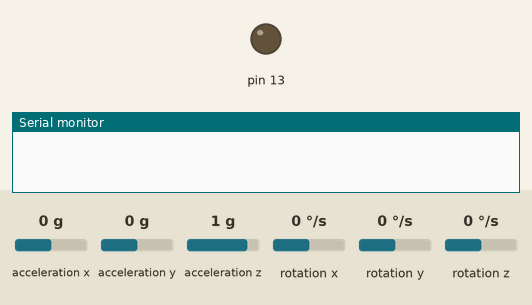
Bench run of a sketch on a simulated Arduino Uno, built with avr-gcc and run on an emulated ATmega328P. Shown: output pins drawn as LEDs (lit = HIGH), the last lines printed to the serial monitor. The inputs (shaded band) are chosen by the test bench; at power-on: acceleration x 0 g, acceleration y 0 g, acceleration z 1 g, rotation x 0 °/s, rotation y 0 °/s, rotation z 0 °/s.

Above: at 0.0 s.
At 12.9 s:
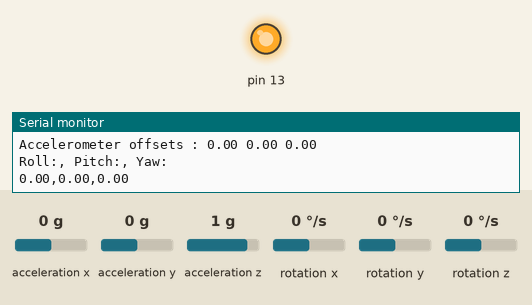
Timing chart, 0 to 14.4 s (numbered marks = the images above):
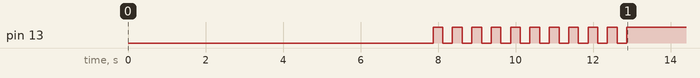

Measured:
- by itself, pin 13: alternates HIGH for 0.25 s and LOW for 0.25 s, 20 changes in all, then stays HIGH

The sketch:

FC_algo.ino
```cpp
#include <Wire.h> // Include the Wire library
#include <I2Cdev.h> // Include the I2Cdev library
#include <MPU6050.h> // Include the MPU6050 library
#define DT 0.01
#define GYRO_SENSITIVITY 131
#define ACC_SENSITIVITY 16384
#define GRAVITATIONAL_ACCELERATION 9.81
#define TIME_INTERVAL 0.1
#define PI 3.14159265

MPU6050 mpu; // Create a MPU6050 object

float gyro_range = 100;

// raw sensor data
int16_t ax, ay, az; // Variables to store accelerometer data
int16_t gx, gy, gz; // Variables to store gyroscope data

// variables to store calibration data
float AcX_cal, AcY_cal, AcZ_cal;
float GyX_cal, GyY_cal, GyZ_cal;

// offset values
float AcX_offset, AcY_offset, AcZ_offset;
float GyX_offset, GyY_offset, GyZ_offset;

// LowPass filter variables
float gx_filtered, gy_filtered, gz_filtered = 0.0;
float ax_filtered, ay_filtered, az_filtered = 0.0;

// number of samples to use for calibration
int num_samples = 2000;

float roll = 0.0;
float pitch = 0.0;
float yaw = 0.0;

float roll_deg, pitch_deg, yaw_deg = 0.0;

void setup() {
  // for printing on serial monitor
  Serial.begin(9600); // Initialize serial communication at 9600 baud
  while (!Serial); // Wait for serial port to be available

  Wire.begin(); // Initialize the Wire library
  mpu.initialize(); // Initialize the MPU6050

  // Check if the MPU6050 is connected
  if (!mpu.testConnection()) {
    Serial.println("Error: MPU6050 not connected");
    while (1); // Stop the program if the MPU6050 is not connected
  }

  // sum of samples
  int16_t AcX_sum, AcY_sum, AcZ_sum = 0;
  int16_t GyX_sum, GyY_sum, GyZ_sum = 0;

  for(int i = 0; i < num_samples; i++) {
    // reading raw sample data
    mpu.getMotion6(&ax, &ay, &az, &gx, &gy, &gz);

    // adding to accelerometer sums
    AcX_sum += ax;
    AcY_sum += ay;
    AcZ_sum += az;

    // adding to gyro sums
    GyX_sum += gx;
    GyY_sum += gy;
    GyZ_sum += gz;
  }

  AcX_offset = AcX_sum / num_samples;
  AcY_offset = AcY_sum / num_samples;
  AcZ_offset = AcZ_sum / num_samples;

  GyX_offset = GyX_sum / num_samples;
  GyY_offset = GyY_sum / num_samples;
  GyZ_offset = GyZ_sum / num_samples;

  Serial.print("Gyro offsets : ");
  Serial.print(GyX_offset);
  Serial.print(" ");
  Serial.print(GyY_offset);
  Serial.print(" ");
  Serial.println(GyZ_offset);

  Serial.print("Accelerometer offsets : ");
  Serial.print(AcX_offset);
  Serial.print(" ");
  Serial.print(AcY_offset);
  Serial.print(" ");
  Serial.println(AcZ_offset);

  // indicate on pin 13 that calibration is done
  pinMode(13, OUTPUT);

  for(int i = 0; i < 10; i++) {
    digitalWrite(13, HIGH);
    delay(250);
    digitalWrite(13, LOW);
    delay(250);
  }

  Serial.println("Roll:, Pitch:, Yaw:");
}

void loop() {
  // Read the accelerometer and gyroscope data
  imu_read();
}

int imu_read() {
  digitalWrite(13, HIGH);
  mpu.getMotion6(&ax, &ay, &az, &gx, &gy, &gz);

  // calculate calibrated readings
  // convert accelerometer readings to g's
  AcX_cal = ((ax - AcX_offset) / 16384) * GRAVITATIONAL_ACCELERATION;
  AcY_cal = ((ay - AcY_offset) / 16384) * GRAVITATIONAL_ACCELERATION;
  AcZ_cal = ((az - AcZ_offset) / 16384) * GRAVITATIONAL_ACCELERATION;
  // convert gyro readings to radians per second
  GyX_cal = ((gx - GyX_offset) / GYRO_SENSITIVITY) * (PI / 180);
  GyY_cal = ((gy - GyY_offset) / GYRO_SENSITIVITY) * (PI / 180);
  GyZ_cal = ((gz - GyZ_offset) / GYRO_SENSITIVITY) * (PI / 180);

  // calculate roll, pitch and yaw using accelerometer
  float roll_acc = atan2(AcY_cal, AcZ_cal);
  float pitch_acc = atan2(-AcX_cal, sqrt(AcY_cal * AcY_cal + AcZ_cal * AcZ_cal));
  float yaw_acc = atan2(AcX_cal, sqrt(AcY_cal * AcY_cal + AcZ_cal * AcZ_cal));

  // calculate angular velocity
  float gyro_roll = GyX_cal * TIME_INTERVAL;
  float gyro_pitch = GyY_cal * TIME_INTERVAL;
  float gyro_yaw = GyZ_cal * TIME_INTERVAL;

  applyComplementaryFilter(roll_acc, pitch_acc, yaw_acc, gyro_roll, gyro_pitch, gyro_yaw);

  // Serial.print(gyro_roll);
  // Serial.print(",");
  // Serial.print(gyro_pitch);
  // Serial.print(",");
  // Serial.println(gyro_yaw);

  // Serial.print(roll_acc);
  // Serial.print(",");
  // Serial.print(pitch_acc);
  // Serial.print(",");
  // Serial.println(yaw_acc);

  Serial.print(roll);
  Serial.print(",");
  Serial.print(pitch);
  Serial.print(",");
  Serial.println(yaw);

  delay(100);
}

void applyLowPassFilter() {
  float alpha = 0.98;
  // apply lowpass on gyro
  // gx_filtered = alpha * gx_filtered + (1.0 - alpha) * GyX_cal;
  // gy_filtered = alpha * gy_filtered + (1.0 - alpha) * GyY_cal;
  // gz_filtered = alpha * gz_filtered + (1.0 - alpha) * GyZ_cal;
  // // apply lowpass on accelerometer
  // ax_filtered = alpha * ax_filtered + (1.0 - alpha) * AcX_cal;
  // ay_filtered = alpha * ay_filtered + (1.0 - alpha) * AcY_cal;
  // az_filtered = alpha * az_filtered + (1.0 - alpha) * AcZ_cal;

}

void applyComplementaryFilter(float roll_acc, float pitch_acc, float yaw_acc, float gyro_roll, float gyro_pitch, float gyro_yaw) {
  float ALPHA = 0.8;

  roll = ALPHA * (roll + gyro_roll) + (1.0 - ALPHA) * roll_acc;
  pitch = ALPHA * (pitch + gyro_pitch) + (1.0 - ALPHA) * pitch_acc;
  yaw = ALPHA * (yaw + gyro_yaw) + (1.0 - ALPHA) * yaw_acc;

  // radToDeg();
}

void radToDeg() {
  roll = roll * 180 / PI;
  pitch = pitch * 180 / PI;
  yaw = yaw * 180 / PI;
}
```
